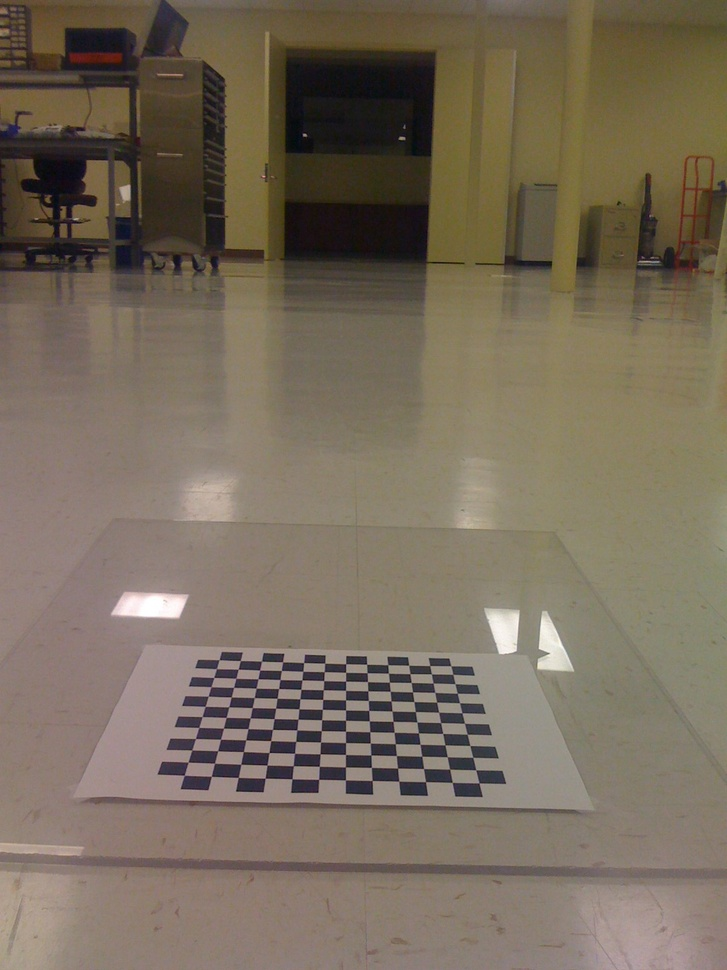
//> input picture Learning.OpenCV/birdseye/IMG_0214.jpg, 727 x 970 px, shrunk from 1200 x 1600 before the run
$ ./threshPun ../../../../Learning.OpenCV/birdseye/IMG_0214.jpg   (built with g++ and OpenCV 4)
//> lines starting //> are read from the running program, lines starting //| are printed output that depends on the picture; after the words box and inside, x2 and y2 are one past the last pixel; in counts of white or black regions, pixels touching at a corner belong together
#include<iostream>
using namespace std;
#include<opencv2/core/core.hpp>
#include<opencv2/highgui/highgui.hpp>
#include<opencv2/imgproc/imgproc.hpp>
using namespace cv;
//计算灰度直方图
Mat calcGrayHist(const Mat & image)
{
	//存储 256 个灰度级的像素数
	Mat histogram = Mat::zeros(Size(256, 1), CV_32SC1);
	int rows = image.rows;
	int cols = image.cols;
	for (int r = 0; r < rows; r++)
	{
		for (int c = 0; c < cols; c++)
		{
			int index = int(image.at<uchar>(r, c));
			histogram.at<int>(0, index) += 1;
		}
	}
	return histogram;
}
/*熵阈值处理*/
//得到阈值处理后的二值图 thershPunImage，并返回分割阈值
int threshPun(const Mat & image, Mat &thershPunImage)
{
	//计算灰度直方图
	Mat histogram = calcGrayHist(image);
	//归一化灰度直方图
	Mat normHist;
	histogram.convertTo(normHist, CV_32FC1, 1.0 / (image.rows*image.cols), 0.0);
	//计算累加直方图，也称为零阶累加矩
	Mat zeroCumuMoment = Mat::zeros(Size(256, 1), CV_32FC1);
	for (int i = 0; i < 256; i++)
	{
		if (i == 0)
			zeroCumuMoment.at<float>(0, i) = normHist.at<float>(0, i);
		else
			zeroCumuMoment.at<float>(0, i) = zeroCumuMoment.at<float>(0, i - 1) + normHist.at<float>(0, i);

	}
	//计算各个灰度级的熵
	Mat entropy = Mat::zeros(Size(256, 1), CV_32FC1);
	for (int i = 0; i < 256; i++)
	{
		float normHist_i = normHist.at<float>(0, i);
		if (i == 0)
		{
			if (normHist_i == 0)
				entropy.at<float>(0, i) = 0;
			else
				entropy.at<float>(0, i) = -normHist_i*log10f(normHist_i);
		}
		else
		{
			if (normHist_i == 0)
				entropy.at<float>(0, i) = entropy.at<float>(0, i - 1);
			else
				entropy.at<float>(0, i) = entropy.at<float>(0, i - 1) - normHist_i*log10f(normHist_i);
		}
	}
	//找阈值
	Mat fT = Mat::zeros(Size(256, 1), CV_32FC1);
	float totalEntroy = entropy.at<float>(0, 255);
	float ft1 = 0;
	float ft2 = 0;
	for (int i = 0; i < 255; i++)
	{
		float zeroCumuMoment_i = zeroCumuMoment.at<float>(0, i);
		float entropy_i = entropy.at<float>(0, i);
		//找最大值
		double maxFront,maxBack;
		minMaxLoc(normHist(Rect(0, 0, i, 1)), NULL, &maxFront);
		minMaxLoc(normHist(Rect(i,0,255-i,1)), NULL, &maxBack);
		if (maxFront == 0 || zeroCumuMoment_i == 0 || maxFront == 1 || zeroCumuMoment_i == 1 || totalEntroy == 0)
			ft1 = 0;
		else
			ft1 = entropy_i / totalEntroy*(log10f(zeroCumuMoment_i) / log10f(maxFront));
		if (maxBack == 0 || 1 - zeroCumuMoment_i == 0 || maxBack == 1 || 1 - zeroCumuMoment_i == 1)
			ft2 = 0;
		else
		{
			if (totalEntroy == 0)
				ft2 = log10f(1 - zeroCumuMoment_i) / log10f(maxBack);
			else
				ft2 = (1 - entropy_i / totalEntroy)*(log10f(1 - zeroCumuMoment_i) / log10f(maxBack));
		}
		fT.at<float>(0, i) = ft1 + ft2;
	}
	//找到最大值的索引，作为得到的分割阈值
	Point threshLoc;
	minMaxLoc(fT, NULL, NULL, NULL, &threshLoc);
	int punThresh = threshLoc.x;
	//阈值处理
	threshold(image, thershPunImage, punThresh, 255, THRESH_BINARY);
	return punThresh;
}
//主函数
int main(int argc, char*argv[])
{
	//输入灰度图像矩阵
	Mat image = imread(argv[1], CV_LOAD_IMAGE_GRAYSCALE);
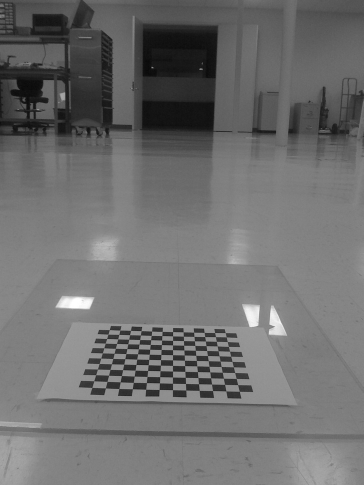
//> image: 970 rows x 727 cols, CV_8UC1 (shown at 1/2 size); min 2, max 255, mean 109.9
	if (!image.data)
	{
		cout << "没有输入图片" << endl;
		return -1;
	}
	//熵阈值算法
	Mat treshPunImage;
	int thresh = threshPun(image, treshPunImage);
//> after the loop in calcGrayHist, `for (int r = 0; r < rows; r++)`: histogram = 256 values, max 34014 at index 128, min 0 at index 0, mean 2754.6
//> in threshPun, `histogram.convertTo(normHist, CV_32FC1, 1.0 / (image.rows*image.cols),..`: normHist = 256 values, max 0.0482 at index 128, min 0 at index 0, mean 0.00391
//> after the loop in threshPun, `for (int i = 0; i < 256; i++)`: zeroCumuMoment = 256 values from 0 to 1
//> the loop in threshPun, `for (int i = 0; i < 256; i++)` made 256 passes
//> normHist_i on passes 1 to 3: 0, 0, 1.42e-06
//> after the loop in threshPun, `for (int i = 0; i < 256; i++)`: entropy = 256 values from 0 to 1.98
//> in threshPun, `float totalEntroy = entropy.at<float>(0, 255);`: totalEntroy = 1.98
//> the loop in threshPun, `for (int i = 0; i < 255; i++)` made 255 passes
//> (zeroCumuMoment_i, entropy_i, maxFront, ft1, ft2) on passes 6 to 13: (2.84e-06, 1.66e-05, 1.42e-06, 7.96e-06, 9.44e-07), (2.84e-06, 1.66e-05, 1.42e-06, 7.96e-06, 9.44e-07), (4.25e-06, 2.49e-05, 1.42e-06, 1.16e-05, 1.4e-06), (2.13e-05, 0.000106, 1.42e-06, 4.28e-05, 7.02e-06), (4.54e-05, 0.000217, 1.7e-05, 0.0001, 1.5e-05), (0.000132, 0.000569, 2.41e-05, 0.000242, 4.35e-05), (0.000332, 0.00131, 8.65e-05, 0.000567, 0.000109), (0.000744, 0.00271, 0.0002, 0.00116, 0.000245)
//> after the loop in threshPun, `for (int i = 0; i < 255; i++)`: fT = 256 values, max 0.204 at index 127, min 0 at index 0, mean 0.0627
//> in threshPun, `minMaxLoc(fT, NULL, NULL, NULL, &threshLoc);`: threshLoc = Point(127, 0)
//> in threshPun, `int punThresh = threshLoc.x;`: punThresh = 127
//> in threshPun, `threshold(image, thershPunImage, punThresh, 255, THRESH_BINARY);`:
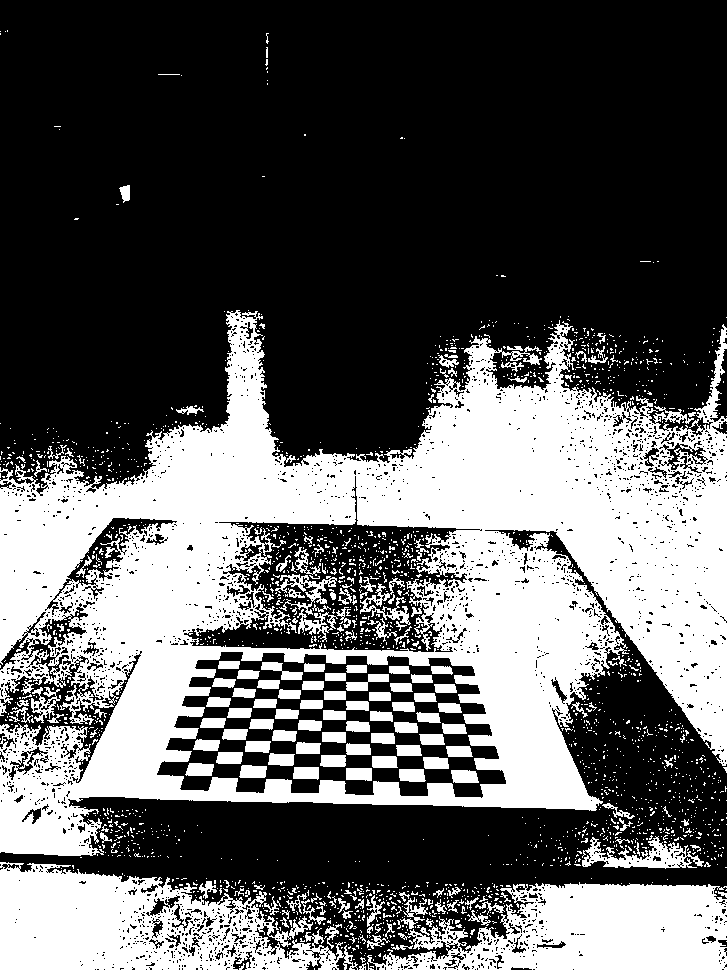
//> thershPunImage: 970 rows x 727 cols, CV_8UC1; 36.7% white; 2128 white regions (1949 under 20 px), largest, box (x1, y1, x2, y2) and area: (0, 310, 727, 856) 184412, (0, 862, 358, 970) 23066, (367, 882, 727, 970) 20509
//> thresh = 127
	cout << "求得阈值为：" << thresh << endl;
//| 求得阈值为：127
	//显示阈值处理后的二值化图像
	imshow("threshPun", treshPunImage);
	imwrite("entroy.jpg", treshPunImage);
	waitKey(0);
	return 0;
}

$ run again, on Learning.OpenCV/birdseye/IMG_0217.jpg
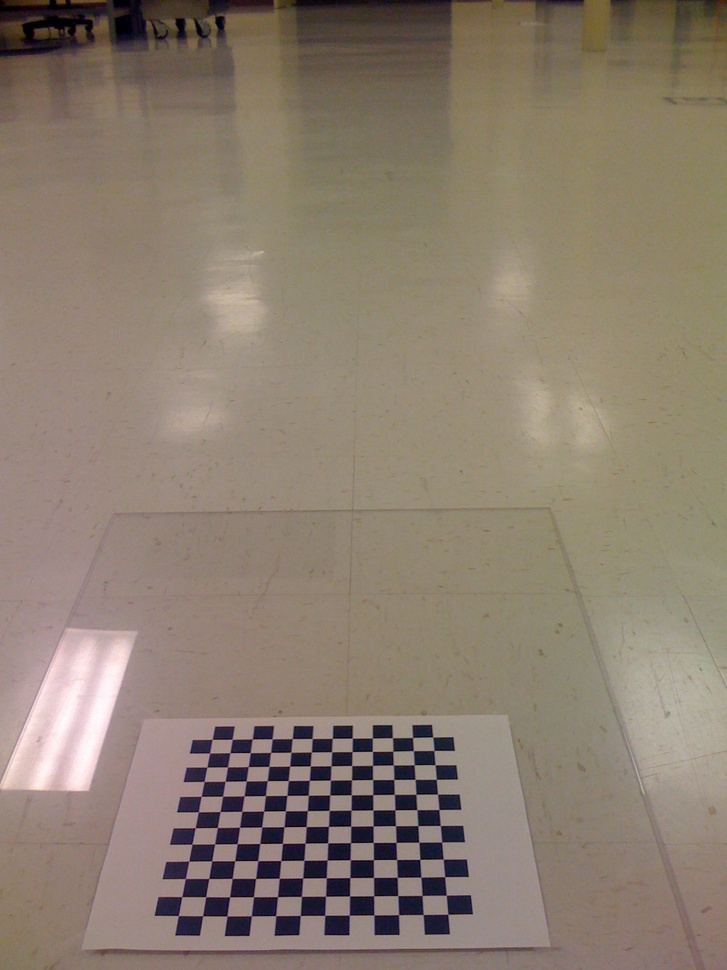
//> input picture Learning.OpenCV/birdseye/IMG_0217.jpg, 727 x 970 px, shrunk from 1200 x 1600 before the run
//> `Mat image = imread(argv[1], CV_LOAD_IMAGE_GRAYSCALE);`:
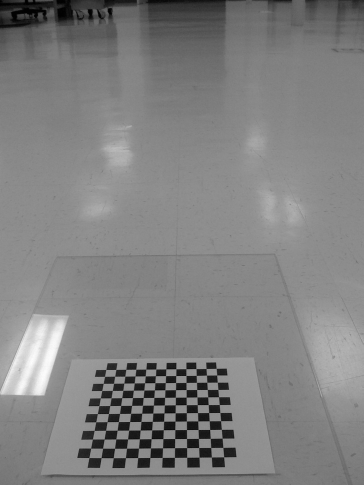
//> image: 970 rows x 727 cols, CV_8UC1 (shown at 1/2 size); min 0, max 253, mean 128.3
//> after the loop in calcGrayHist, `for (int r = 0; r < rows; r++)`: histogram = 256 values, max 32203 at index 141, min 0 at index 254, mean 2754.6
//> normHist = 256 values, max 0.0457 at index 141, min 0 at index 254, mean 0.00391
//> after the loop in threshPun, `for (int i = 0; i < 256; i++)`: zeroCumuMoment = 256 values from 0.000233 to 1
//> the loop in threshPun, `for (int i = 0; i < 256; i++)` made 256 passes
//> normHist_i on passes 1 to 3: 0.000233, 0.000425, 0.000467
//> after the loop in threshPun, `for (int i = 0; i < 256; i++)`: entropy = 256 values from 0.000845 to 1.88
//> totalEntroy = 1.88
//> the loop in threshPun, `for (int i = 0; i < 255; i++)` made 255 passes
//> (zeroCumuMoment_i, entropy_i, maxFront, maxBack, ft1, ft2) on passes 2 to 9: (0.000658, 0.00228, 0.000233, 0.0457, 0.00106, 0.000213), (0.00112, 0.00383, 0.000425, 0.0457, 0.00178, 0.000364), (0.00149, 0.00508, 0.000467, 0.0457, 0.00229, 0.000481), (0.00178, 0.00611, 0.000467, 0.0457, 0.00268, 0.000575), (0.00203, 0.00701, 0.000467, 0.0457, 0.00301, 0.000655), (0.00231, 0.00801, 0.000467, 0.0457, 0.00337, 0.000746), (0.00259, 0.009, 0.000467, 0.0457, 0.00371, 0.000836), (0.0029, 0.0101, 0.000467, 0.0457, 0.00409, 0.000937)
//> after the loop in threshPun, `for (int i = 0; i < 255; i++)`: fT = 256 values, max 0.215 at index 134, min 0 at index 255, mean 0.0581
//> threshLoc = Point(134, 0)
//> punThresh = 134
//> in threshPun, `threshold(image, thershPunImage, punThresh, 255, THRESH_BINARY);`:
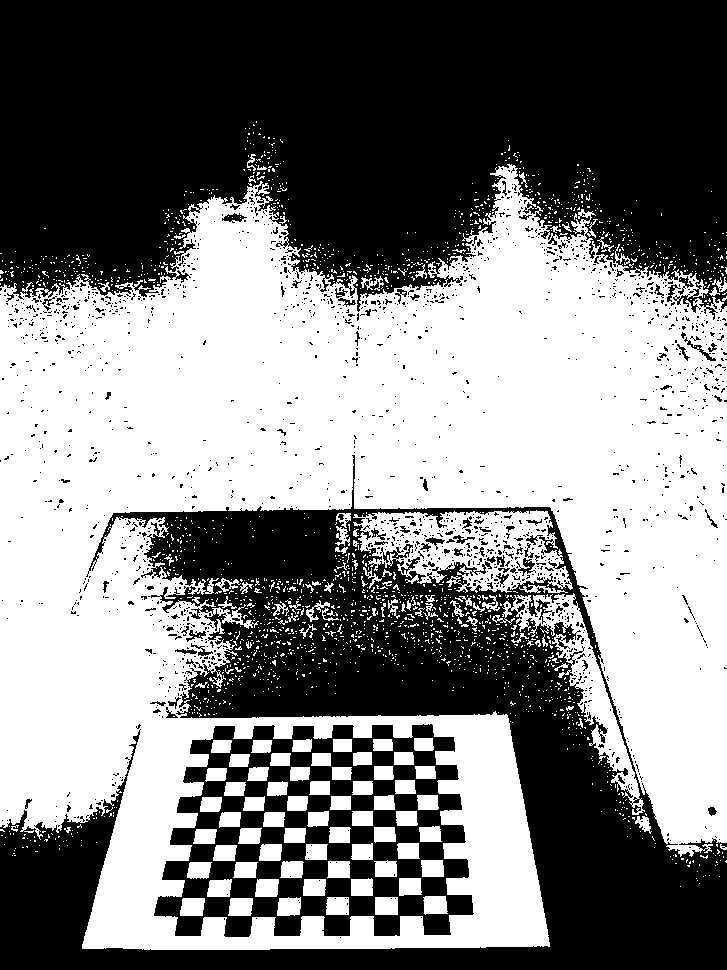
//> thershPunImage: 970 rows x 727 cols, CV_8UC1; 50.3% white; 1730 black regions (1643 under 20 px), largest, box (x1, y1, x2, y2) and area: (0, 0, 727, 320) 185771, (0, 455, 727, 970) 121125, (154, 724, 474, 937) 33814
//| 求得阈值为：134

$ run again, on Learning.OpenCV/birdseye/IMG_0218.jpg
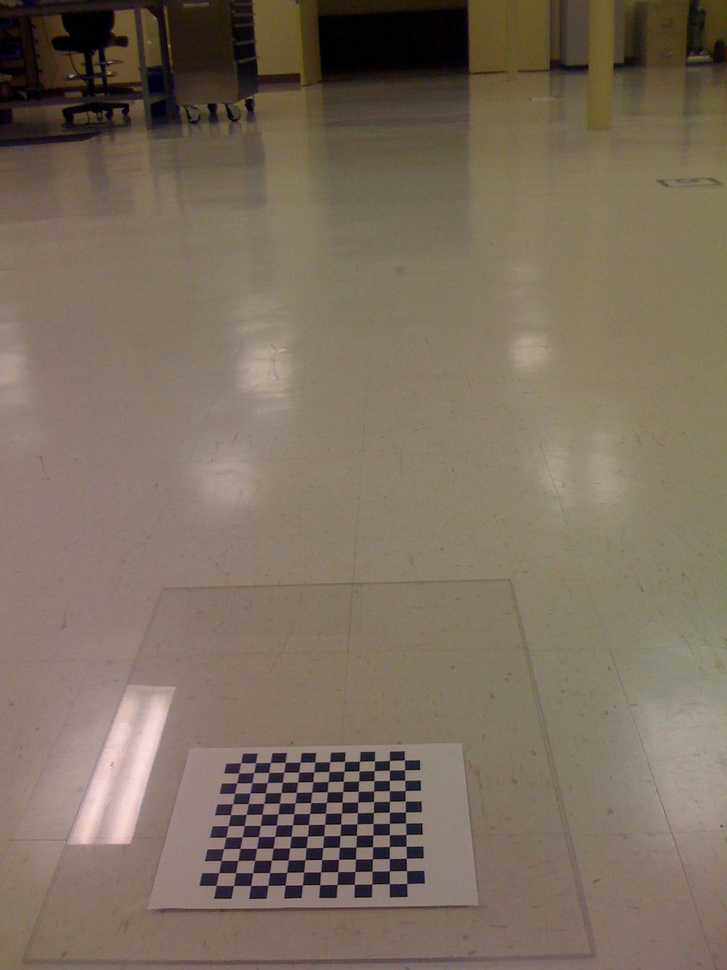
//> input picture Learning.OpenCV/birdseye/IMG_0218.jpg, 727 x 970 px, shrunk from 1200 x 1600 before the run
//> `Mat image = imread(argv[1], CV_LOAD_IMAGE_GRAYSCALE);`:
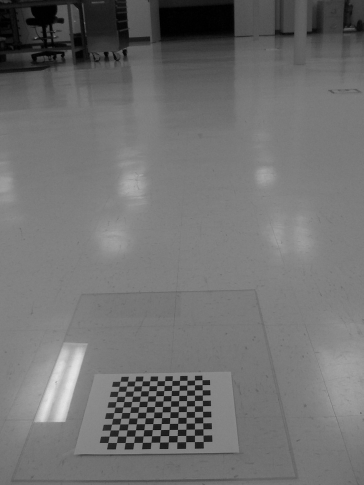
//> image: 970 rows x 727 cols, CV_8UC1 (shown at 1/2 size); min 0, max 234, mean 112.3
//> after the loop in calcGrayHist, `for (int r = 0; r < rows; r++)`: histogram = 256 values, max 34335 at index 128, min 0 at index 235, mean 2754.6
//> normHist = 256 values, max 0.0487 at index 128, min 0 at index 235, mean 0.00391
//> after the loop in threshPun, `for (int i = 0; i < 256; i++)`: zeroCumuMoment = 256 values from 0.00281 to 1
//> the loop in threshPun, `for (int i = 0; i < 256; i++)` made 256 passes
//> normHist_i on passes 1 to 3: 0.00281, 0.00589, 0.00391
//> after the loop in threshPun, `for (int i = 0; i < 256; i++)`: entropy = 256 values from 0.00717 to 1.9
//> totalEntroy = 1.9
//> the loop in threshPun, `for (int i = 0; i < 255; i++)` made 255 passes
//> (zeroCumuMoment_i, entropy_i, maxFront, maxBack, ft1, ft2) on passes 2 to 9: (0.0087, 0.0203, 0.00281, 0.0487, 0.00862, 0.00286), (0.0126, 0.0297, 0.00589, 0.0487, 0.0133, 0.00413), (0.0147, 0.0354, 0.00589, 0.0487, 0.0153, 0.00482), (0.016, 0.0391, 0.00589, 0.0487, 0.0166, 0.00524), (0.0171, 0.0422, 0.00589, 0.0487, 0.0176, 0.00556), (0.0178, 0.0446, 0.00589, 0.0487, 0.0184, 0.00582), (0.0187, 0.0472, 0.00589, 0.0487, 0.0193, 0.00609), (0.0195, 0.0497, 0.00589, 0.0487, 0.02, 0.00634)
//> after the loop in threshPun, `for (int i = 0; i < 255; i++)`: fT = 256 values, max 0.215 at index 121, min 0 at index 255, mean 0.0617
//> threshLoc = Point(121, 0)
//> punThresh = 121
//> in threshPun, `threshold(image, thershPunImage, punThresh, 255, THRESH_BINARY);`:
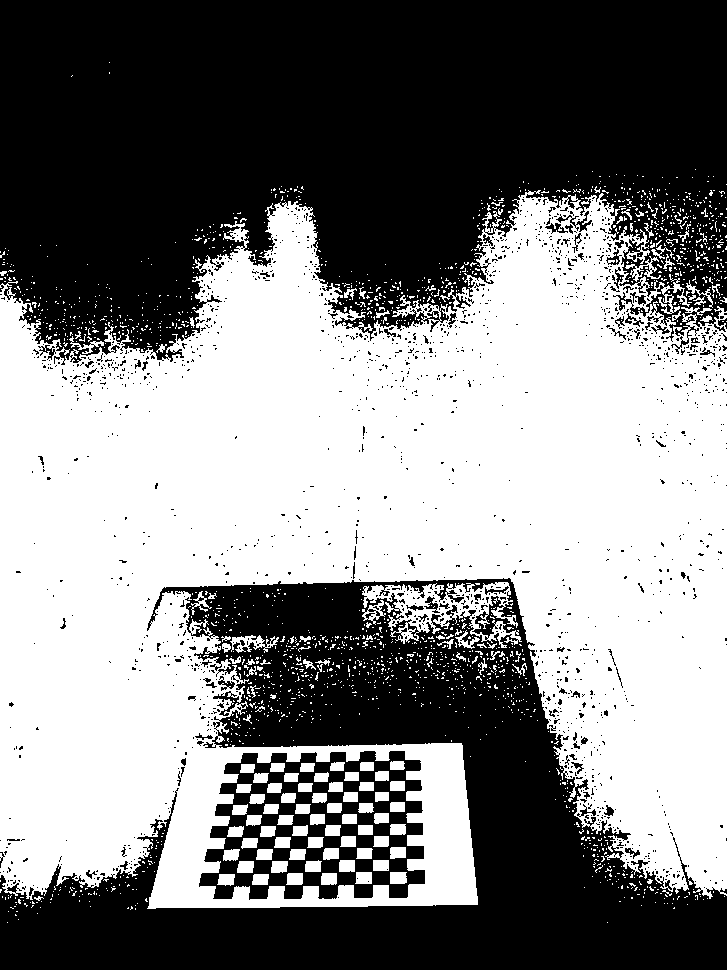
//> thershPunImage: 970 rows x 727 cols, CV_8UC1; 51% white; 1624 black regions (1542 under 20 px), largest, box (x1, y1, x2, y2) and area: (0, 0, 727, 365) 203246, (0, 578, 727, 970) 116242, (199, 751, 425, 900) 17366
//| 求得阈值为：121
